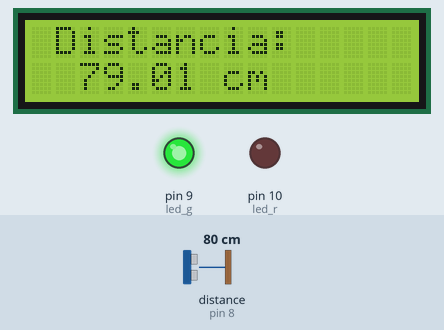
Recording of a sketch running on a simulated Arduino Uno, built with avr-gcc and run on an emulated ATmega328P. Shown: 16×2 character LCD, output pins drawn as LEDs (lit = HIGH). Wiring (inferred from the names in the program): ultrasonic range finder: trigger pin 7; echo pin 8. Inputs (shaded band) come from the test bench; at power-on: distance to the obstacle (sensor on pin 8) 80 cm. The echo pulse lasts 58.3 µs per cm; pins used as bus, display or sensor lines are not drawn.

Above: at 1.2 s.
1.3 s: distance to the obstacle (sensor on pin 8) set to 53 cm
At 2.4 s:
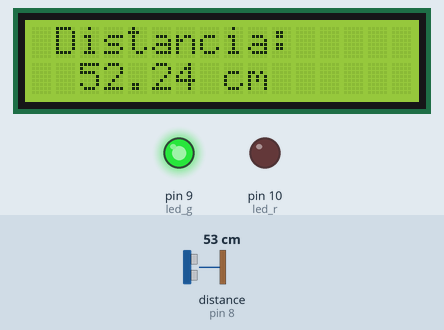
3.5 s: distance to the obstacle (sensor on pin 8) set to 48 cm
At 6.4 s:
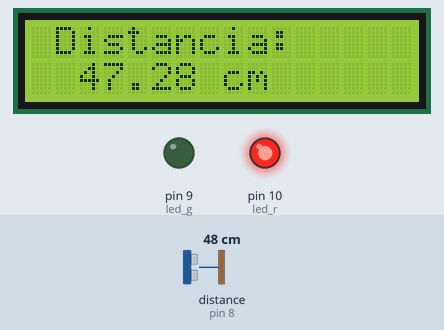
7.6 s: distance to the obstacle (sensor on pin 8) set to 2 cm
At 9.5 s:
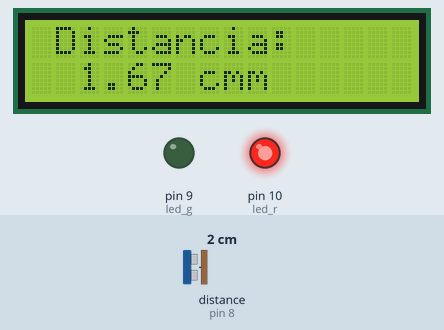
Timing chart, 0 to 11.0 s (numbered marks = the images above; inputs shaded):
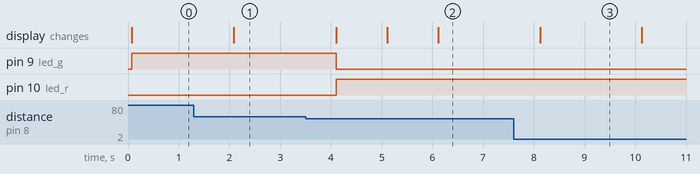

The sketch:

projeto_sensor_re.ino
```cpp
/*
Pinagem LCD

PINO  - Porta Arduino
1     -   GND
2     -   5V
3     -   Potenciometro
4     -   Digital 12
5     -   GND
6     -   Digital 11
11    -   Digital 5
12    -   Digital 4
13    -   Digital 3
14    -   Digital 2
15    -   5V (Utilizar um resistor de 1k ohm)
16    -   GND
*/

#include <LiquidCrystal.h> // Inclui a biblioteca LiquidCrystal
LiquidCrystal lcd(12, 11, 5, 4, 3, 2); // define os pinos do LCD
int trig = 7; // Define o pino trig do sensor na porta digital 7
int echo = 8; // Define o pino echo do sensor na porta digital 8
float tempo; // variável de tempo
float dist_cm; // variável para a distância em cm
int led_g = 9; // define o led verde na porta digital 9
int led_r = 10; // define o led vermelho na porta digital 10

void setup() {

  lcd.begin(16, 2);
  lcd.print("testing...");
  lcd.clear();
  pinMode(trig, OUTPUT); // define o pino trig como saída
  pinMode(echo, INPUT); // define o pino echo como entrada
  pinMode(led_g, OUTPUT); // led verde como saída
  pinMode(led_r,OUTPUT); // led vermelho como saída

} // Setup

void loop()
{
// Disparando o ultrassom
  digitalWrite(trig, HIGH); // Coloca o pino trig em nível alto
  delayMicroseconds(10); // define um delay de 10 us
  digitalWrite(trig, LOW); // Retorna o pino trig para nível baixo

// Medindo o tempo do pulso
  tempo = pulseIn(echo, HIGH); // Conta o tempo entre o pino echo sair do estado alto e voltar para baixo

  dist_cm = (tempo/29.4)/2; // Calcula a distância

  lcd.setCursor(1,0);
  lcd.print("Distancia: ");
  lcd.setCursor(2,6);
  lcd.print(dist_cm);
  lcd.print(" cm");

// testando a distância para os LEDs

  if(dist_cm < 50){

    digitalWrite(led_r, HIGH);
    digitalWrite(led_g, LOW);

    } //if1

  else {

    digitalWrite(led_r, LOW);
    digitalWrite(led_g, HIGH);

    } // else

  delay(1000); //aguarda 1s para recomeçar o loop

} // Loop
```

Measured:
- the behaviour switches between 51 and 50 cm on distance to the obstacle (sensor on pin 8) (found by bisection; images 1 and 2)
- after the input at 1.3 s, the display: changes after 0.79 s (image 1)
- after the input at 3.5 s, pin 9 (led_g): HIGH → LOW after 0.60 s; pin 10 (led_r): LOW → HIGH after 0.60 s; the display: changes after 0.60 s (image 2)
- after the input at 7.6 s, the display: changes after 0.53 s (image 3)
